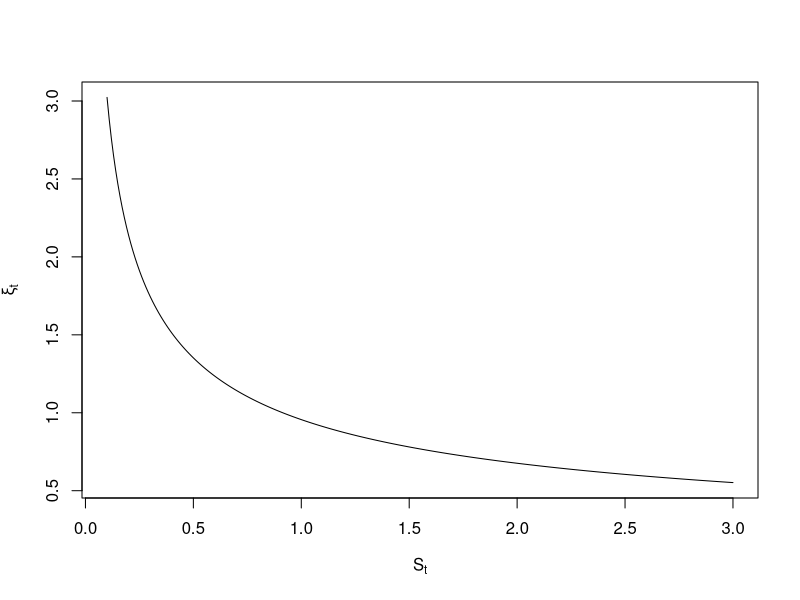
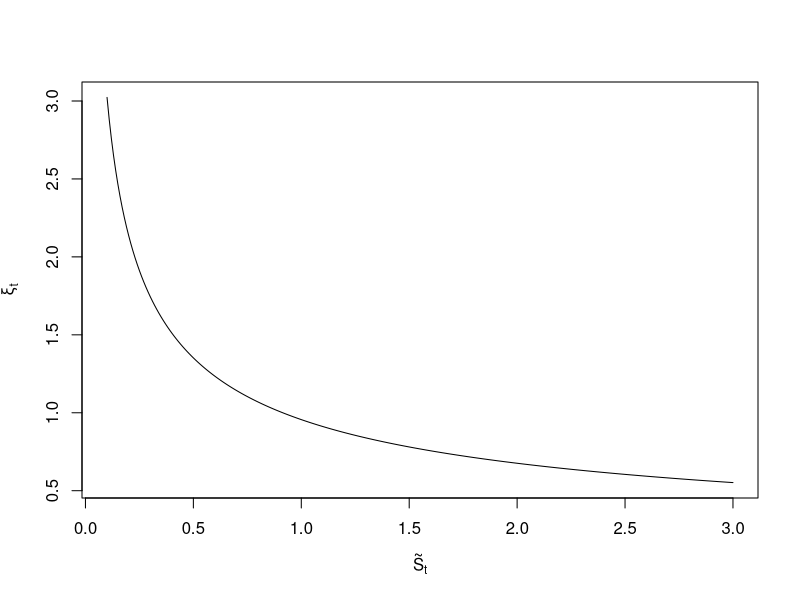

Recreate these plots in R, in order. (Note: this script raises an error after producing the figures.)
############ MÉMOIRE: Maitrise en Mathématiques Finacières et Actuarielle  #################

# -SECTION 3: Power Utility - Simulation de marché #
#-Note: toutes les formules sont UNIQUEMENT applicables à la fonction de Power Utility

########## PARAMÈTRES ##########################################
Maturi<-10         #Time until maturity
r_no_risk<-0.02    #Risk free rate
alpha<-0.04        #Risky rate
sigma<-0.2         #Volatility
gamma<-2           #Parameter of Utility function
S_0<-1             #Initial value of the asset (S_0>0)
budget<-1          #Initial Budget amount
N_Simulations<-100000 #Number of Simulations
fee_c_s<-0.00     #Fee applied of the risky asset
fee_c_f<-0.00     #Fee applied of the funds 

Frequ<-52          #Frequency of rebalancing the portfolio
  
a_call_sim<-1
b_call_sim<-1
K_call_sim<-1

library("ggplot2")
alpha_tilde<-alpha-fee_c_s-fee_c_f
r_no_risk_tilde<-r_no_risk-fee_c_f
  
theta_sim<-(alpha-r_no_risk)/sigma
theta_sim_tilde<-(alpha_tilde-r_no_risk_tilde)/sigma
################################################################




########## Graph: xi_t with respect to S_t ##########
ttt<-3
sst<-seq(0.1,3,0.01)
xxi<-lapply(sst,function(x)x^(-theta_sim/sigma)*exp((theta_sim*alpha/sigma-theta_sim*sigma/2-r_no_risk-0.5*theta_sim^2)*ttt))
plot(sst,xxi, type='l',xlab=expression(S[t]),ylab=expression(xi[t]))




########## Graph: xi_t with respect to S_t with fees ##########
ttt<-3
sst<-seq(0.1,3,0.01)
xxi<-lapply(sst,function(x)x^(-theta_sim_tilde/sigma)*exp((theta_sim_tilde*alpha_tilde/sigma-theta_sim_tilde*sigma/2-r_no_risk_tilde-0.5*theta_sim_tilde^2)*ttt))
plot(sst,xxi, type='l',xlab=expression(tilde(S)[t]),ylab=expression(tilde(xi)[t]))
#,yaxt = "n" ,xaxt = "n"

#### "Frequency" - SIMULATIONS - Market ########
# Power Utility, no Call option #

rand_vector4<-rnorm(Maturi*Frequ)
prop_Actif_Risque<-(alpha-r_no_risk)/(gamma*sigma^2)
S_t0<-1
B_t0<-1

S_t_simulated0<-lapply(rand_vector4,function (x)exp((alpha-0.5*sigma^2)/Frequ+sigma*sqrt(1/Frequ)*x))
B_t_simulated0<-rep(exp(r_no_risk/Frequ),Frequ*Maturi)
lambda_0<-(1/budget)^(gamma)*exp((-r_no_risk*gamma+r_no_risk-(0.5*theta_sim^2)+theta_sim^2/(2*gamma))*Maturi)
Ptf_simulated_0<-lambda_0^(-1/gamma)*exp((0.5*theta_sim^2*(1-1/gamma)^2-(r_no_risk+0.5*theta_sim^2)*(1-1/gamma))*Maturi)

Montant_Actif_Risque0<-prop_Actif_Risque*Ptf_simulated_0/S_t0
Montant_Actif_Sans_Risque0<-(Ptf_simulated_0-Montant_Actif_Risque0*S_t0)/B_t0
tool_investment0<-rbind(Montant_Actif_Risque0,Montant_Actif_Sans_Risque0)
  
S_t_simulated1<-cumprod(S_t_simulated0)
B_t_simulated1<-cumprod(B_t_simulated0)

tool_Market0<-rbind(S_t_simulated1[1:(Frequ*Maturi-1)],B_t_simulated1[1:(Frequ*Maturi-1)])
tool_Market1<-rbind(S_t_simulated1,B_t_simulated1)
Ptf_simulated_1<-tool_Market1[,1]%*%tool_investment0
tool_investment1<-rbind(prop_Actif_Risque*Ptf_simulated_1/tool_Market1[1,1],(Ptf_simulated_1-prop_Actif_Risque*Ptf_simulated_1)/tool_Market1[2,1])
#tool_Market1[,1]%*%tool_investment1==tool_Market1[,1]%*%tool_investment0




#Retourne un vecteur contenant les nouveaux montants investis ds l'actif risqué et sans risque, respectivement
Investment_Fonct<-function(S_t,B_t,invest_risq_tm1,invest_srisq_tm1,propor){
  Ptf_ini<-S_t*invest_risq_tm1+invest_srisq_tm1*B_t
  
  investment<-rbind(propor*Ptf_ini/S_t,Ptf_ini*(1-propor)/B_t)

  return(investment)
}
#Investment_Fonct(S_t=1.004773,B_t= 1.000385,invest_risq_tm1=0.2797681,invest_srisq_tm1=0.8393042,propor=0.25)



#Retourne le processus d'investissement de portfeuille
tool_investment[,1]<-tool_investment0
  for (i in 2:(Frequ*Maturi)){
    tool_investment[,i]<-Investment_Fonct(S_t=S_t_simulated1[(i-1)],B_t= B_t_simulated1[(i-1)],invest_risq_tm1=tool_investment[1,(i-1)],invest_srisq_tm1=tool_investment[2,(i-1)],propor=prop_Actif_Risque) 
  }

#Valeur du portfeuille
Ptf_simulated1<-apply(tool_Market1*tool_investment,2,function(x) sum(x))




#### "Frequ" - SIMULATIONS - Market ########
# Power Utility, no Call option #
########### Plusieurs Simulations ###########
tool_investment<-rbind(rep(0,Frequ*Maturi)+1,rep(0,Frequ*Maturi)+1) #Initialisation
tool_invest_risque_multi<-matrix(0,N_Simulations,Frequ*Maturi+1)
tool_invest_srisque_multi<-matrix(0,N_Simulations,Frequ*Maturi+1)
Ptf_simulated1_multi<-matrix(0,N_Simulations,Frequ*Maturi+1)
S_t_simulated1_multi<-matrix(0,N_Simulations,Frequ*Maturi+1)

Montant_Actif_Risque0<-prop_Actif_Risque*Ptf_simulated_0/S_t0
Montant_Actif_Sans_Risque0<-(Ptf_simulated_0-Montant_Actif_Risque0*S_t0)/B_t0
tool_investment0<-rbind(Montant_Actif_Risque0,Montant_Actif_Sans_Risque0)

rand_vector5<-matrix(rnorm(Maturi*Frequ*N_Simulations),N_Simulations,Maturi*Frequ)
S_t_simulated0_multi<-exp((alpha-0.5*sigma^2)/Frequ+sigma*sqrt(1/Frequ)*rand_vector5)
tool_invest_risque_multi[,1]<-tool_investment0[1]
tool_invest_srisque_multi[,1]<-tool_investment0[2]
B_t_simulated0<-rep(exp(r_no_risk/Frequ),Frequ*Maturi)
B_t_simulated0.5<-c(1,B_t_simulated0)
B_t_simulated1<-cumprod(B_t_simulated0.5)


#Retourne l'espérance de l'utilité pour plusieurs simulations
Ptf_optimal_InvStg<-function(props){
  for(j in 1:(N_Simulations)){
  S_t_simulated1_multi[j,]<-c(1,cumprod(S_t_simulated0_multi[j,]))
  
  
  for (i in 2:(Frequ*Maturi+1)){
    tool_each<-Investment_Fonct(S_t=S_t_simulated1_multi[j,i],B_t= B_t_simulated1[i],invest_risq_tm1=tool_invest_risque_multi[j,(i-1)],invest_srisq_tm1=tool_invest_srisque_multi[j,(i-1)],propor=props) 
    tool_invest_risque_multi[j,i]<-tool_each[1]
    tool_invest_srisque_multi[j,i]<-tool_each[2]
  }
  Ptf_simulated1_multi[j,]<-tool_invest_risque_multi[j,]*S_t_simulated1_multi[j,]+tool_invest_srisque_multi[j,]*B_t_simulated1
}
  Utility_T<-1/(1-gamma)*(Ptf_simulated1_multi[,(Frequ*Maturi+1)])^(1-gamma)
  Expected_Utility<-mean(Utility_T)
  return(Expected_Utility)
}

#Ptf_optimal_InvStg(props=0.5) #-0.8181148

#Retourne un vecteur des valeurs terminales 
Ptf_optimal_InvStg_Terminal<-function(props){
  for(j in 1:(N_Simulations)){
    S_t_simulated1_multi[j,]<-c(1,cumprod(S_t_simulated0_multi[j,]))
    
    
    for (i in 2:(Frequ*Maturi+1)){
      tool_each<-Investment_Fonct(S_t=S_t_simulated1_multi[j,i],B_t= B_t_simulated1[i],invest_risq_tm1=tool_invest_risque_multi[j,(i-1)],invest_srisq_tm1=tool_invest_srisque_multi[j,(i-1)],propor=props) 
      tool_invest_risque_multi[j,i]<-tool_each[1]
      tool_invest_srisque_multi[j,i]<-tool_each[2]
    }
    Ptf_simulated1_multi[j,]<-tool_invest_risque_multi[j,]*S_t_simulated1_multi[j,]+tool_invest_srisque_multi[j,]*B_t_simulated1
  }

  return(Ptf_simulated1_multi[,(Frequ*Maturi+1)])
}
############# Vérification de l'utilité à maturité #############











####      "Frequ"     - SIMULATIONS - Market ########
# Power Utility, with Call option & Optimal Proportion #
lambda_opt<-lambda_optimal(r_FL=r_no_risk,alpha_FL=alpha,sigma_FL=sigma,gamma_FL=gamma,K_FL=K_call_sim,b_FL=b_call_sim,a_FL=a_call_sim,X_0_FL=budget,T_FL=Maturi)
x_concavi<-Find_x_theta_PU(b_call_sim,a_call_sim,K_call_sim,gamma)
  
prob_sim<-((r_no_risk+(1/gamma-0.5)*theta_sim^2)*Maturi+log(x_concavi^(-gamma)/lambda_opt))/(theta_sim*sqrt(Maturi))
  
prop_Actif_Risque0<-(theta_sim/gamma+dnorm(prob_sim)/(sqrt(Maturi)*pnorm(prob_sim)))/sigma

#lambda_opt^(-1/gamma)/(a_call_sim^(1-1/gamma))*exp((r_no_risk+0.5*theta_sim^2)*Maturi*(1-1/gamma)+0.5*theta_sim^2*Maturi*(1-1/gamma)^2)*((-1/gamma)*pnorm(((r_no_risk+theta_sim^2)*Maturi-theta_sim^2*Maturi*(1-1/gamma)-indica)/(theta_sim*sqrt(Maturi)))+dnorm(((r_no_risk+theta_sim^2)*Maturi-theta_sim^2*Maturi*(1-1/gamma)-indica)/(theta_sim*sqrt(Maturi))))+tool2
#indica<-((lambda_opt*1/a_call_sim)^(-1/gamma)-K_call_sim)/a_call_sim+b_call_sim 


tool_investment<-rbind(rep(0,Frequ*Maturi)+1,rep(0,Frequ*Maturi)+1) #Initialisation
tool_invest_risque_multi<-matrix(0,N_Simulations,Frequ*Maturi+1)
tool_invest_srisque_multi<-matrix(0,N_Simulations,Frequ*Maturi+1)
Ptf_simulated1_multi<-matrix(0,N_Simulations,Frequ*Maturi+1)
S_t_simulated1_multi<-matrix(0,N_Simulations,Frequ*Maturi+1)
xi_t_simulated1_multi<-matrix(0,N_Simulations,Frequ*Maturi+1)
xi_t_simulated1_multi[,1]<-1

Montant_Actif_Risque0<-prop_Actif_Risque0*Ptf_simulated_0/S_t0
Montant_Actif_Sans_Risque0<-(Ptf_simulated_0-Montant_Actif_Risque0*S_t0)/B_t0
tool_investment0<-rbind(Montant_Actif_Risque0,Montant_Actif_Sans_Risque0)

rand_vector5<-matrix(rnorm(Maturi*Frequ*N_Simulations),N_Simulations,Maturi*Frequ)
S_t_simulated0_multi<-exp((alpha-0.5*sigma^2)/Frequ+sigma*sqrt(1/Frequ)*rand_vector5)
tool_invest_risque_multi[,1]<-tool_investment0[1]
tool_invest_srisque_multi[,1]<-tool_investment0[2]
B_t_simulated0<-rep(exp(r_no_risk/Frequ),Frequ*Maturi)
B_t_simulated0.5<-c(1,B_t_simulated0)
B_t_simulated1<-cumprod(B_t_simulated0.5)
Payoff<-rep(0,N_Simulations)
x_conca<-Find_x_theta_PU(b_o=1,a_o=1,K_o=1,gamma_o=gamma)
lagang<-lambda_optimal(r_FL=r_no_risk,alpha_FL=alpha,sigma_FL=sigma,gamma_FL=gamma,K_FL=1,b_FL=1,a_FL=1,X_0_FL=1,T_FL=Maturi)
vecteur_proportion_opt<-rep(0,(Maturi*Frequ+1)) #Only for the last simulation, so this is why it's a vector

Ptf_optimal_InvStg_Call<-function(a_call,b_call,K_call){ #proportion non-cte and return E(Utility)
  for(j in 1:(N_Simulations)){
    S_t_simulated1_multi[j,]<-c(1,cumprod(S_t_simulated0_multi[j,]))
    
    for (i in 2:(Frequ*Maturi+1)){
      t_sim<-(i-1)/Frequ
      xi_t_simulated1_multi[j,i]<-S_t_simulated1_multi[j,i]^(-theta_sim/sigma)*exp((theta_sim*alpha/sigma-theta_sim*sigma/2-r_no_risk-0.5*theta_sim^2)*t_sim)
      
      if(i!=(Frequ*Maturi+1)){tool3<-((r_no_risk+(1/gamma-0.5)*theta_sim^2)*(Maturi-t_sim)+log(x_conca^(-gamma)/(lagang*xi_t_simulated1_multi[j,i])))/(theta_sim*sqrt(Maturi-t_sim))
    
      props_optimal<-(theta_sim/gamma+dnorm(tool3)/(pnorm(tool3)*sqrt(Maturi-t_sim)))/sigma
      vecteur_proportion_opt[i]<-props_optimal 
      
      tool_each<-Investment_Fonct(S_t=S_t_simulated1_multi[j,i],B_t= B_t_simulated1[i],invest_risq_tm1=tool_invest_risque_multi[j,(i-1)],invest_srisq_tm1=tool_invest_srisque_multi[j,(i-1)],propor=props_optimal) 
      tool_invest_risque_multi[j,i]<-tool_each[1]
      tool_invest_srisque_multi[j,i]<-tool_each[2]
      }
    }
    
    Ptf_simulated1_multi[j,]<-tool_invest_risque_multi[j,]*S_t_simulated1_multi[j,]+tool_invest_srisque_multi[j,]*B_t_simulated1
    Ptf_simulated1_multi[j,(Frequ*Maturi+1)]<-tool_invest_risque_multi[j,(Frequ*Maturi)]*S_t_simulated1_multi[j,(Frequ*Maturi+1)]+tool_invest_srisque_multi[j,(Frequ*Maturi)]*B_t_simulated1[(Frequ*Maturi+1)]
 
     Payoff[j]<-a_call*max(0,Ptf_simulated1_multi[j,(Frequ*Maturi+1)]-b_call)+K_call
      }



  Utility<-1/(1-gamma)*(Payoff)^(1-gamma)
  Expected_Utility<-mean(Utility)
  return(Expected_Utility)
}

#Ptf_optimal_InvStg_Call(a_call=1,b_call=1,K_call=1)# -0.8199844



Ptf_optimal_InvStg_Call_terminal<-function(a_call,b_call,K_call){ #proportion cte and Utility simulated
  for(j in 1:(N_Simulations)){
    S_t_simulated1_multi[j,]<-c(1,cumprod(S_t_simulated0_multi[j,]))
    
    for (i in 2:(Frequ*Maturi+1)){
      t_sim<-(i-1)/Frequ
      xi_t_simulated1_multi[j,i]<-S_t_simulated1_multi[j,i]^(-theta_sim/sigma)*exp((theta_sim*alpha/sigma-theta_sim*sigma/2-r_no_risk-0.5*theta_sim^2)*t_sim)
      
      if(i!=(Frequ*Maturi+1)){tool3<-((r_no_risk+(1/gamma-0.5)*theta_sim^2)*(Maturi-t_sim)+log(x_conca^(-gamma)/(lagang*xi_t_simulated1_multi[j,i])))/(theta_sim*sqrt(Maturi-t_sim))
      
      props_optimal<-(theta_sim/gamma+dnorm(tool3)/(pnorm(tool3)*sqrt(Maturi-t_sim)))/sigma
      vecteur_proportion_opt[i]<-props_optimal 
      
      tool_each<-Investment_Fonct(S_t=S_t_simulated1_multi[j,i],B_t= B_t_simulated1[i],invest_risq_tm1=tool_invest_risque_multi[j,(i-1)],invest_srisq_tm1=tool_invest_srisque_multi[j,(i-1)],propor=props_optimal) 
      tool_invest_risque_multi[j,i]<-tool_each[1]
      tool_invest_srisque_multi[j,i]<-tool_each[2]
      }
    }
    
    Ptf_simulated1_multi[j,]<-tool_invest_risque_multi[j,]*S_t_simulated1_multi[j,]+tool_invest_srisque_multi[j,]*B_t_simulated1
    Ptf_simulated1_multi[j,(Frequ*Maturi+1)]<-tool_invest_risque_multi[j,(Frequ*Maturi)]*S_t_simulated1_multi[j,(Frequ*Maturi+1)]+tool_invest_srisque_multi[j,(Frequ*Maturi)]*B_t_simulated1[(Frequ*Maturi+1)]
    
    Payoff[j]<-a_call*max(0,Ptf_simulated1_multi[j,(Frequ*Maturi+1)]-b_call)+K_call
  }
 
  return(Payoff)
}

#Ptf_optimal_InvStg_Call_terminal(a_call=1,b_call=1,K_call=1)




####################### TESTS SECTION #######################
#Market a Portfolio Overview
par(mfrow=c(3,1))
plot(0:520,c(1,S_t_simulated1),type='l',xlab=' ',ylab=' ',main='Actif risqué')
plot(0:520,c(1,B_t_simulated1),type='l',xlab=' ',ylab=' ',main='Actif sans risque')
plot(0:520,c(Ptf_simulated_0,Ptf_simulated1),type='l',xlab=' ',ylab=' ',main='Portefeuille')

#Utility maximisation, Original Problem 
par(mfrow=c(1,1))
verif<-lapply(seq(0,1,0.05),function(x) Ptf_optimal_InvStg(props=x))
plot(seq(0,1,0.05),verif,type='l',xlab=c( expression(nu[t])),ylab=expression(paste(E,'[ U(',X[T],') ]') ))
abline(v =prop_Actif_Risque, col = "blue", lwd = 2,lty=2)
legend(0.4,-0.80,col='blue', lwd = 2,lty=2,legend=c(expression(paste(nu[t],'*'," = ",frac(alpha-r,gamma*sigma^2)))))

#utility maximisation, On Call Option
verif_Call<-lapply(seq(0,1,0.05),function(x) Ptf_optimal_InvStg_Call(props=x,a_call=1,b_call=1,K_call=1))
plot(seq(0,1,0.05),verif_Call,type='l',xlab=c( expression(nu[t])),ylab=expression(paste(E,'[ U(',X[T],') ]') ))
abline(v =prop_Actif_Risque, col = "blue", lwd = 2,lty=2)
legend(0.4,-0.80,col='blue', lwd = 2,lty=2,legend=c(expression(paste(nu[t],'*'," = ",frac(alpha-r,gamma*sigma^2)))))



########## Histogramme Portefeuille optimal: dynamique et forme fermée ###############
proportion_optimale<-(alpha-r_no_risk)/(gamma*sigma^2)

# Start the clock!
ptm <- proc.time()

Ptf_dyn<-data.frame(valeur_opt=Ptf_optimal_InvStg_Terminal(props=proportion_optimale))
Ptf_theorique<-data.frame(valeur_opt=as.numeric(X_Optimal_base_simulated))

Ptf_dyn$comp<-'Dyn'
Ptf_theorique$comp<-'Theo'

Compa_combin<-rbind(Ptf_dyn,Ptf_theorique)

ggplot(data=Compa_combin,aes(Compa_combin$valeur_opt,group=comp,fill=comp))+
  geom_histogram(colour='black',binwidth = 0.02,alpha=0.5,position = "identity")+
  scale_fill_manual(name="",values=c("yellow","darkgray"),labels=c( expression(paste("X","*"[T],": Dynamique")),expression(paste("X","*"[T],": Théorique"))))+
  labs(x=expression(paste("X","*"[T])), y="# Réalisations")+
  theme(axis.title=element_text(size=16,face="bold"))+
  theme_classic()+
  theme(legend.position=c(0.80,0.65))+
  theme(legend.text=element_text(size=13))+

  geom_vline(aes(xintercept =mean(as.numeric(X_Optimal_base_simulated)), linetype = "Moyenne Théorique: 1.283896"), colour= 'black', data = Compa_combin) +                                                                                                     
  geom_vline(aes(xintercept =mean(as.numeric(Ptf_dyn$valeur_opt)), linetype = "Moyenne Dynamique:1.284377"), colour= 'purple4', data = Compa_combin) +
  scale_linetype_discrete(name = " ")

# Stop the clock
proc.time() - ptm   #136.605 secondes


#  scale_color_manual("Statistics", values = c("Mean" <-"red", "Median" <- "green"))+
#scale_linetype_manual(name = "Thresholds",values = c(2,2))  










########## Histogramme Portefeuille optimal: dynamique et densité ###############
proportion_optimale<-(alpha-r_no_risk)/(gamma*sigma^2)
lbd<-(1/budget)^(gamma)*exp((-r_no_risk*gamma+r_no_risk-(0.5*theta_sim^2)+theta_sim^2/(2*gamma))*Maturi)
mu_mod<-((r_no_risk+0.5*theta_sim^2)*Maturi-log(lbd))/gamma
sigma_mod2<-theta_sim^2*Maturi/gamma^2

mean_theo<-exp(mu_mod+0.5*sigma_mod2)  


# Start the clock!
ptm <- proc.time()

Ptf_dyn<-data.frame(valeur_opt=as.numeric(Ptf_simul))#Ptf_simul is obtained from the Memoire_Codes3.3, 3th method.
x <- seq(0.5, 2, length.out=100)
df <- with(Ptf_dyn, data.frame(x = x, y = dlnorm(x, mu_mod,sqrt(sigma_mod2))))

Ptf_dyn$comp<-'Dyn'


ggplot(data=Ptf_dyn,aes(Ptf_dyn$valeur_opt))+
  geom_histogram(aes(y=..density..),colour='black',binwidth = 0.05,alpha=0.5,position = "identity")+
  geom_line(data = df, aes(x = x, y = y), color = "red")+
  scale_fill_manual(values=c("firebrick2", "grey"))+
  scale_x_continuous(breaks=NULL)+
  scale_y_continuous(breaks=NULL)+
  labs(title='',x=expression(paste("X","*"[T])), y="Densité")+
  theme(axis.title=element_text(size=16,face="bold"))+
  theme_classic()+
  theme(legend.position=c(0.75,0.8))+
  #theme(legend.text=element_text(size=13))+
  #geom_vline(aes(xintercept =mean_theo, linetype = "Moyenne Théorique: 1.268471")) +                                                                                                     
  #geom_vline(aes(xintercept =mean(as.numeric(Ptf_dyn$valeur_opt)), linetype = "Moyenne Dynamique:  1.286424"), data = Ptf_dyn)+                                                                                                     
  #theme(plot.title = element_text(family = "Helvetica", face = "bold", size = (15),hjust = 0.5))+
  scale_linetype_discrete(name = " ")
 
 # Stop the clock
proc.time() - ptm   #136.605 secondes






########## Histogramme Portefeuille optimal Call: dynamique et forme fermée ###############

ptm_call <- proc.time()

Ptf_dyn_call<-data.frame(valeur_opt=as.numeric(Ptf_optimal_InvStg_Call_terminal(a_call=1,b_call=1,K_call=1)))
Ptf_theorique_call<-data.frame(valeur_opt=as.numeric(X_Optimal_simulated)) #(Voir Memoire_Codes1)

Ptf_dyn_call$comp<-'Dyn'
Ptf_theorique_call$comp<-'Theo'

Compa_combin_call<-rbind(Ptf_dyn_call,Ptf_theorique_call)

ggplot(data=Compa_combin_call,aes(Compa_combin_call$valeur_opt,group=comp,fill=comp))+
  geom_histogram(colour='black',binwidth = 0.02,alpha=0.5,position = "identity")+
  scale_fill_manual(name="",values=c("yellow","darkgray"),labels=c( expression(paste("X","*"[T],": Dynamique")),expression(paste("X","*"[T],": Théorique"))))+
  labs(x=expression(paste("X","*"[T])), y="# Réalisations")+
  theme_classic()+
  geom_vline(xintercept = 1.9999793, linetype="dotted")

proc.time() - ptm_call



################# - Comparaison - #################
#### Histogramme Portefeuille optimal Call: dynamique (16-12-2020) ###############

ptm_call <- proc.time()

Ptf_dyn_call_val_final<-data.frame(valeur_opt=as.numeric(Ptf_optimal_InvStg_Call_terminal(a_call=1,b_call=1,K_call=1)))

Ptf_dyn_call_val_final$comp<-'Dyn'



ggplot(data=Ptf_dyn_call_val_final,aes(Ptf_dyn_call_val_final$valeur_opt,group=comp,fill=comp))+
  geom_histogram(colour='black',binwidth = 0.02,alpha=0.5,position = "identity")+
  labs(x=expression(paste("X","*"[T])), y="# Réalisations")+
  theme_classic()

proc.time() - ptm_call















####### Graphique proportion qui varie dans le temps pour le même S_t (20-01-2020)########
S_test<-0.9
xi_tilde<-S_test^(-theta_sim_tilde/sigma)*exp((theta_sim_tilde*alpha_tilde/sigma-theta_sim_tilde*sigma/2-r_no_risk_tilde-0.5*theta_sim_tilde^2)*t_Test)

proportion_test6<-lapply(seq(0,9.9,0.1),function(x){        
  xi_test<-S_test^(-theta_sim_tilde/sigma)*exp((theta_sim_tilde*alpha_tilde/sigma-theta_sim_tilde*sigma/2-r_no_risk_tilde-0.5*theta_sim_tilde^2)*x)
  interior<-((r_no_risk_tilde+(1/gamma-0.5)*theta_sim_tilde^2)*(Maturi- x)+log((x_concavi^(-gamma))/(xi_test*lambda_opt)))/(theta_sim_tilde*sqrt(Maturi-x))  
  return((theta_sim_tilde/gamma+dnorm(interior)/(pnorm(interior)*sqrt(Maturi-x)))/sigma)
})

plot(seq(0,9.9,0.1),proportion_test1,type='l',xlab="Temps (t)",ylab=expression(nu[t]),ylim=c(0,6))
lines(seq(0,9.9,0.1),proportion_test2,col="red")
lines(seq(0,9.9,0.1),proportion_test3,col="blue")
lines(seq(0,9.9,0.1),proportion_test4,col="purple")
lines(seq(0,9.9,0.1),proportion_test5,col="blue4")
lines(seq(0,9.9,0.1),proportion_test6,col="orange")
legend(0, 6, legend=c(expression(paste(S[t],"=0.9")), expression(paste(S[t],"=1")), expression(paste(S[t],"=1.1")),expression(paste(S[t],"=1.2")),expression(paste(S[t],"=1.3")),expression(paste(S[t],"=1.4"))),
       col=c("orange","black", "red","blue","purple","blue4"), lty=c(1,1,1,1,1), cex=0.8)

#### TEST ####
par(mfrow=c(1,1))
tre<-c(1,1/0)
tre[2]<-4




